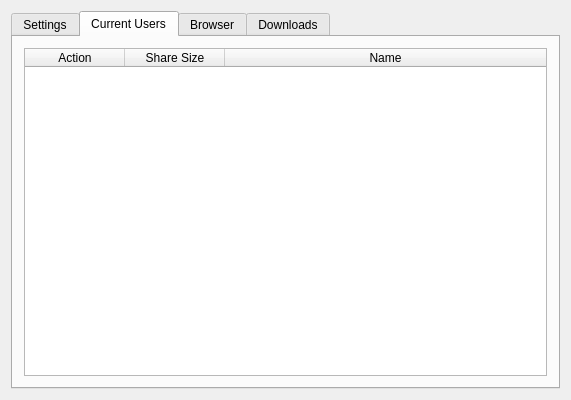
<?xml version="1.0" encoding="UTF-8"?>
<ui version="4.0">
 <class>Dialog</class>
 <widget class="QDialog" name="Dialog">
  <property name="geometry">
   <rect>
    <x>0</x>
    <y>0</y>
    <width>571</width>
    <height>400</height>
   </rect>
  </property>
  <property name="windowTitle">
   <string>Dialog</string>
  </property>
  <layout class="QVBoxLayout" name="verticalLayout_2">
   <item>
    <widget class="QTabWidget" name="tabWidget">
     <property name="currentIndex">
      <number>1</number>
     </property>
     <widget class="QWidget" name="settingsTab">
      <attribute name="title">
       <string>Settings</string>
      </attribute>
      <layout class="QHBoxLayout" name="horizontalLayout_4">
       <item>
        <layout class="QVBoxLayout" name="verticalLayout">
         <item>
          <layout class="QGridLayout" name="gridLayout">
           <item row="4" column="0">
            <widget class="QPushButton" name="downloadLocationBtn">
             <property name="text">
              <string>Select Download Location</string>
             </property>
            </widget>
           </item>
           <item row="0" column="0" alignment="Qt::AlignHCenter|Qt::AlignVCenter">
            <widget class="QLabel" name="label">
             <property name="text">
              <string>Public Name</string>
             </property>
            </widget>
           </item>
           <item row="3" column="0" alignment="Qt::AlignHCenter|Qt::AlignVCenter">
            <widget class="QLabel" name="label_3">
             <property name="text">
              <string>Speed Limit</string>
             </property>
            </widget>
           </item>
           <item row="5" column="0" alignment="Qt::AlignHCenter|Qt::AlignVCenter">
            <widget class="QLabel" name="label_4">
             <property name="text">
              <string>Exchange URL</string>
             </property>
            </widget>
           </item>
           <item row="5" column="1" colspan="4">
            <widget class="QLineEdit" name="exchangeURL"/>
           </item>
           <item row="0" column="1" colspan="2">
            <widget class="QLineEdit" name="publicName"/>
           </item>
           <item row="0" column="3" alignment="Qt::AlignHCenter|Qt::AlignVCenter">
            <widget class="QLabel" name="label_2">
             <property name="text">
              <string>Port</string>
             </property>
            </widget>
           </item>
           <item row="3" column="4" alignment="Qt::AlignHCenter|Qt::AlignVCenter">
            <widget class="QDoubleSpinBox" name="speedLimitSpin">
             <property name="suffix">
              <string> Mbps</string>
             </property>
             <property name="minimum">
              <double>2.500000000000000</double>
             </property>
             <property name="maximum">
              <double>9.900000000000000</double>
             </property>
             <property name="singleStep">
              <double>0.500000000000000</double>
             </property>
             <property name="value">
              <double>3.000000000000000</double>
             </property>
            </widget>
           </item>
           <item row="0" column="4">
            <widget class="QSpinBox" name="port">
             <property name="minimum">
              <number>1025</number>
             </property>
             <property name="maximum">
              <number>65535</number>
             </property>
             <property name="value">
              <number>2121</number>
             </property>
            </widget>
           </item>
           <item row="3" column="1" colspan="3">
            <widget class="QSlider" name="speedLimitSlider">
             <property name="orientation">
              <enum>Qt::Horizontal</enum>
             </property>
            </widget>
           </item>
           <item row="4" column="1" colspan="4">
            <widget class="QLineEdit" name="donwloadLocationInput"/>
           </item>
           <item row="1" column="0">
            <widget class="QPushButton" name="sharedLocationBtn">
             <property name="text">
              <string>Select Shared Location</string>
             </property>
            </widget>
           </item>
           <item row="1" column="1" colspan="4">
            <widget class="QLineEdit" name="sharedLocationInput"/>
           </item>
          </layout>
         </item>
         <item>
          <spacer name="verticalSpacer">
           <property name="orientation">
            <enum>Qt::Vertical</enum>
           </property>
           <property name="sizeHint" stdset="0">
            <size>
             <width>20</width>
             <height>40</height>
            </size>
           </property>
          </spacer>
         </item>
         <item>
          <layout class="QHBoxLayout" name="horizontalLayout_2">
           <item>
            <spacer name="horizontalSpacer">
             <property name="orientation">
              <enum>Qt::Horizontal</enum>
             </property>
             <property name="sizeHint" stdset="0">
              <size>
               <width>40</width>
               <height>20</height>
              </size>
             </property>
            </spacer>
           </item>
           <item>
            <widget class="QLabel" name="label_5">
             <property name="font">
              <font>
               <italic>true</italic>
              </font>
             </property>
             <property name="text">
              <string>Don't randomly hit your mouse. It hurts!</string>
             </property>
            </widget>
           </item>
           <item>
            <spacer name="horizontalSpacer_2">
             <property name="orientation">
              <enum>Qt::Horizontal</enum>
             </property>
             <property name="sizeHint" stdset="0">
              <size>
               <width>40</width>
               <height>20</height>
              </size>
             </property>
            </spacer>
           </item>
          </layout>
         </item>
         <item>
          <spacer name="verticalSpacer_3">
           <property name="orientation">
            <enum>Qt::Vertical</enum>
           </property>
           <property name="sizeHint" stdset="0">
            <size>
             <width>20</width>
             <height>40</height>
            </size>
           </property>
          </spacer>
         </item>
         <item>
          <layout class="QHBoxLayout" name="horizontalLayout_3">
           <item>
            <spacer name="horizontalSpacer_4">
             <property name="orientation">
              <enum>Qt::Horizontal</enum>
             </property>
             <property name="sizeHint" stdset="0">
              <size>
               <width>40</width>
               <height>20</height>
              </size>
             </property>
            </spacer>
           </item>
           <item>
            <widget class="QPushButton" name="toggleShareBtn">
             <property name="text">
              <string>Toggle Share</string>
             </property>
            </widget>
           </item>
           <item>
            <spacer name="horizontalSpacer_3">
             <property name="orientation">
              <enum>Qt::Horizontal</enum>
             </property>
             <property name="sizeHint" stdset="0">
              <size>
               <width>40</width>
               <height>20</height>
              </size>
             </property>
            </spacer>
           </item>
          </layout>
         </item>
         <item>
          <spacer name="verticalSpacer_2">
           <property name="orientation">
            <enum>Qt::Vertical</enum>
           </property>
           <property name="sizeHint" stdset="0">
            <size>
             <width>20</width>
             <height>40</height>
            </size>
           </property>
          </spacer>
         </item>
        </layout>
       </item>
      </layout>
     </widget>
     <widget class="QWidget" name="usersListTab">
      <attribute name="title">
       <string>Current Users</string>
      </attribute>
      <layout class="QHBoxLayout" name="horizontalLayout_5">
       <item>
        <widget class="QTableWidget" name="usersTable">
         <attribute name="horizontalHeaderStretchLastSection">
          <bool>true</bool>
         </attribute>
         <column>
          <property name="text">
           <string>Action</string>
          </property>
         </column>
         <column>
          <property name="text">
           <string>Share Size</string>
          </property>
         </column>
         <column>
          <property name="text">
           <string>Name</string>
          </property>
         </column>
        </widget>
       </item>
      </layout>
     </widget>
     <widget class="QWidget" name="browserTab">
      <attribute name="title">
       <string>Browser</string>
      </attribute>
     </widget>
     <widget class="QWidget" name="downlaodsTab">
      <attribute name="title">
       <string>Downloads</string>
      </attribute>
     </widget>
    </widget>
   </item>
  </layout>
 </widget>
 <layoutdefault spacing="6" margin="11"/>
 <resources/>
 <connections/>
</ui>
